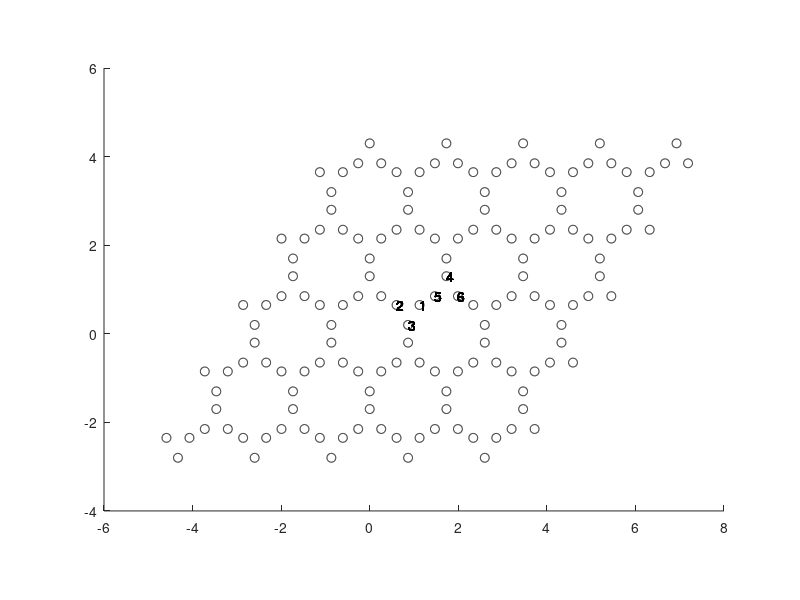

MATLAB code for this plot: (Note: this script raises an error after producing the figure.)
%%% This is used to produce k-gap for square lattice
%%% when modulating kappa only. Figure 7


%%% lattice vectors ( a1 = [L1x;0], a2 = [L2x;L2y], D: distance between nearest neighbor bubbles ) 
D = 1; 
L1x = D*sqrt(3);
L2x = D*sqrt(3)/2;
L2y = D*3/2;
L1 = [L1x,0];
L2 = [L2x,L2y];

%%% Set reciprocal vectors
b1 = 4*pi/(3*D)*[sqrt(3)/2, -1/2];
b2 = 4*pi/(3*D)*[0, 1];

%%% Set symmetry points in reciprocal space
pointG = [0,0];
pointM = 1/2*b1;
pointK = 2/3*b1 + 1/3*b2;

%%% Radius of bubble
R=D*0.1; %R = D*0.1;
vol = pi*R^2;

%%% Material parameters for bubble
rho_0 = 9000;
rho_b = 1;
kappa_0 = 9000;
kappa_b = 1;

%%% High contrast parameter \delta
delta = rho_b/rho_0;
weight = delta*kappa_b/rho_b/vol;

%%% Set positions of two bubbles in unit cell

%%% Standard honeycomb
N = 2; % Number of resonators in unit cell
c1 = 1/3*(L1+L2);
c2 = 2/3*(L1+L2);
c = [c1;c2];

%%% Hexagon with trimer vertices
N = 6; % Number of resonators in unit cell
c1 = 1/3*(L1+L2);
c2 = 2/3*(L1+L2);
eps = 3*R; %eps = 3*R;
l = @(theta) eps*[cos(theta+pi/6),sin(theta+pi/6)];
c = [c1+l(0);c1+l(2*pi/3);c1+l(4*pi/3);c2+l(pi/3);c2+l(3*pi/3);c2+l(5*pi/3)];

%%% Plot the geometry
figure, hold on
t = linspace(0,2*pi);
for i = -2:2
    for j = -2:2
        for n = 1:N
            plot(c(n,1)+R*cos(t)+i*L1(1)+j*L2(1), c(n,2)+R*sin(t)+i*L1(2)+j*L2(2),'k')  
            text(c(n,1),c(n,2),num2str(n))
        end
    end
end
daspect([1 1 1])
hold off
close
%%% Set the discretization or truncation parameters
N_multipole=3;
N_lattice=30;
N_KM = 100;
N_MG = floor(sqrt(3)*N_KM);
N_GK = 2*N_KM;
%%% Precompute values of zeta function (used in computation of lattice sums, just for acceleration)
d_zeta=makezetadata;
BandDataKM = zeros(2*N,N_KM);
BandDataMG = zeros(2*N,N_MG);
BandDataGK = zeros(2*N,N_GK);
k0 = 0.001;
JHdata = makeJHdata0original(k0,R,N_multipole);
JHijdata = makeJHijexpdata(k0,c,N_multipole);

% Pick an alpha 
alp = 1/2*(pointM+pointK);


% plot static case
eps = 0; 
epsk = 0;
Omega = 0.2;
modr = @(t,phi) 1./(1+eps*cos(Omega*t+phi*(1)));
rhot = @(t) [modr(t,0+randn(1)); modr(t,2*pi/3+randn(1)); modr(t,4*pi/3+randn(1)); modr(t,0+randn(1)); modr(t,2*pi/3+randn(1)); modr(t,4*pi/3+randn(1))];
modk = @(t,phi) sqrt(1+epsk*cos(Omega*t+phi));
phi_kappa = [0 2*pi/3 4*pi/3 0 4*pi/3 2*pi/3];
sqrtkappat = @(t) [1./sqrt(1+cos(Omega*t+phi_kappa).*epsk)];
w3 = @(t) [Omega^2/4*(1+((epsk.^2-1)./(1+epsk.*cos(Omega*t+phi_kappa)).^2))];
T = 2*pi/Omega;

% Compute the bloch modes at that alpha
C = makeC(k0,R,alp,L1x,L2,d_zeta,JHdata,JHijdata,N,N_multipole,N_lattice);
M = @(t) Mfunc(t,delta,kappa_b,rho_b,vol,C,rhot,sqrtkappat,w3);
ones_t = @(t) ones(N,1);
zeros_t = @(t) zeros(N,1);
M0= @(t) Mfunc(t,delta,kappa_b,rho_b,vol,C,ones_t,ones_t,zeros_t);
W_static = make_bloch_mode(M,M0,N,T);
figure
    title('static case')

for N_mode = 1:N;
    subplot(2,N/2,N_mode) 
    hold on
    t = linspace(0,2*pi);
    for i = -2:2
        for j = -2:2
        % Quasiperiodicity 
        color_array =real(W_static(:,N_mode)*exp(1i*dot(alp,[i*L1(1)+j*L2(1),i*L1(2)+j*L2(2)])));
        for n = 1:N
            cc = color_array(n);
            if cc > 0
                scatter(c(n,1)+i*L1(1)+j*L2(1),c(n,2)+i*L1(2)+j*L2(2),50,[1-cc 1-cc 1-cc],'filled')
            else
                scatter(c(n,1)+i*L1(1)+j*L2(1),c(n,2)+i*L1(2)+j*L2(2),50,[0 1+cc 0],'filled')
            end
        end
        end
    end
    daspect([1 1 1])
end

% introduce randomness for time modulation

%%% Define the time modulation
eps = 0.2; 
epsk = 0;
Omega = 0.2;
W = zeros(2*N,2*N);
for r = 1:100
    modr = @(t,phi) 1./(1+eps*cos(Omega*t+phi*(1+randn(1))));
    rhot = @(t) [modr(t,0); modr(t,2*pi/3); modr(t,4*pi/3); modr(t,0); modr(t,2*pi/3); modr(t,4*pi/3)];
    modk = @(t,phi) sqrt(1+epsk*cos(Omega*t+phi));
    phi_kappa = [0 2*pi/3 4*pi/3 0 4*pi/3 2*pi/3];
    sqrtkappat = @(t) [1./sqrt(1+cos(Omega*t+phi_kappa).*epsk)];
    w3 = @(t) [Omega^2/4*(1+((epsk.^2-1)./(1+epsk.*cos(Omega*t+phi_kappa)).^2))];
    T = 2*pi/Omega;

    % Compute the bloch modes at that alpha
    C = makeC(k0,R,alp,L1x,L2,d_zeta,JHdata,JHijdata,N,N_multipole,N_lattice);
    M = @(t) Mfunc(t,delta,kappa_b,rho_b,vol,C,rhot,sqrtkappat,w3);
    ones_t = @(t) ones(N,1);
    zeros_t = @(t) zeros(N,1);
    M0= @(t) Mfunc(t,delta,kappa_b,rho_b,vol,C,ones_t,ones_t,zeros_t);
    W = W+make_bloch_mode(M,M0,N,T);
end
W = W/100;
% Plot the mode in 2D
figure
for N_mode = 1:N;
    subplot(2,N/2,N_mode) 
    hold on
    t = linspace(0,2*pi);
    for i = -2:2
        for j = -2:2
        % Quasiperiodicity 
        color_array =real(W(:,N_mode)*exp(1i*dot(alp,[i*L1(1)+j*L2(1),i*L1(2)+j*L2(2)])));
        for n = 1:N
            cc = color_array(n);
            if cc > 0
                scatter(c(n,1)+i*L1(1)+j*L2(1),c(n,2)+i*L1(2)+j*L2(2),50,[1-cc 1-cc 1-cc],'filled')
            else
                scatter(c(n,1)+i*L1(1)+j*L2(1),c(n,2)+i*L1(2)+j*L2(2),50,[0 1+cc 0],'filled')
            end
        end
        end
    end
    daspect([1 1 1])
end
    title('randomlized with 100 repititions,epsr=0.2,epsk=0')


%%% Assemble matrix M
function out = Mfunc(t,delta,kappab,rhob,vol,C,rhot,sqrtkappat,w3)
    Rho = diag(rhot(t));
    Rinv = diag(1./rhot(t));
    K = diag(sqrtkappat(t));
    W3 = diag(w3(t));
    out = delta*kappab/rhob*inv(diag(vol))*K*Rho*C*K*Rinv + W3;
end